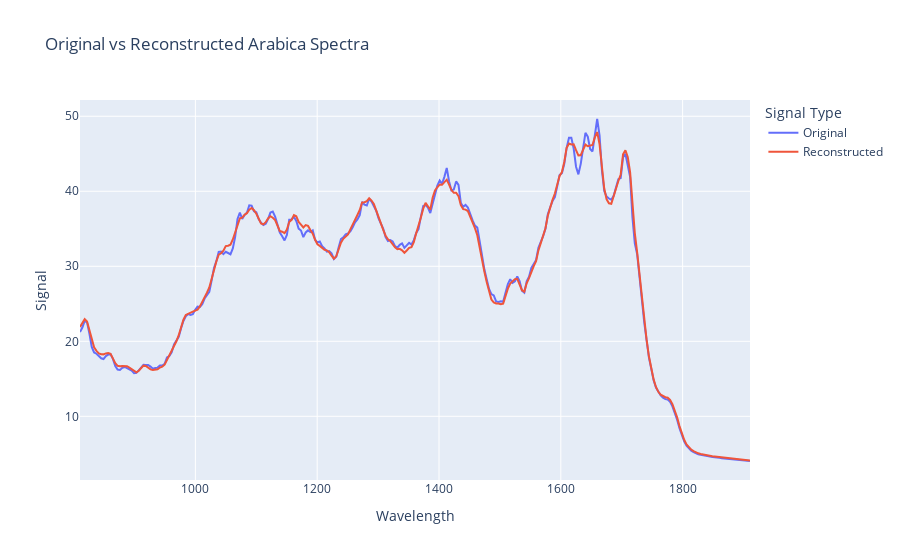

This figure's notebook cell:
### Code cell
# plotting arabica spectra
arabica_df = pd.DataFrame()
arabica_df['Wavelength'] = list(data_df.iloc[0,:]) * 2
arabica_df['Signal'] = list(data_df.iloc[1,:]) + list(arabica_row)
arabica_df['Signal Type'] = ['Original'] * 286 + ['Reconstructed'] * 286
fig4 = px.line(
    arabica_df,
    x = 'Wavelength',
    y = 'Signal',
    color = 'Signal Type',
    title = 'Original vs Reconstructed Arabica Spectra'
)
fig4.show()

### Figure 1 — Plotly figure (JSON) as saved in the notebook; plotly's stock layout.template omitted (floating-point values rounded to 4 significant figures; data arrays with more than 128 entries replaced by an {"elided": "..."} marker saying what was removed)
{"data": [{"hovertemplate": "Signal Type=Original<br>Wavelength=%{x}<br>Signal=%{y}<extra></extra>", "legendgroup": "Original", "line": {"color": "#636efa", "dash": "solid"}, "marker": {"symbol": "circle"}, "mode": "lines", "name": "Original", "orientation": "v", "showlegend": true, "type": "scatter", "x": {"elided": "286 float values"}, "xaxis": "x", "y": {"elided": "286 float values"}, "yaxis": "y"}, {"hovertemplate": "Signal Type=Reconstructed<br>Wavelength=%{x}<br>Signal=%{y}<extra></extra>", "legendgroup": "Reconstructed", "line": {"color": "#EF553B", "dash": "solid"}, "marker": {"symbol": "circle"}, "mode": "lines", "name": "Reconstructed", "orientation": "v", "showlegend": true, "type": "scatter", "x": {"elided": "286 float values"}, "xaxis": "x", "y": {"elided": "286 float values"}, "yaxis": "y"}], "layout": {"legend": {"title": {"text": "Signal Type"}, "tracegroupgap": 0}, "title": {"text": "Original vs Reconstructed Arabica Spectra"}, "xaxis": {"anchor": "y", "domain": [0, 1], "title": {"text": "Wavelength"}}, "yaxis": {"anchor": "x", "domain": [0, 1], "title": {"text": "Signal"}}}}
